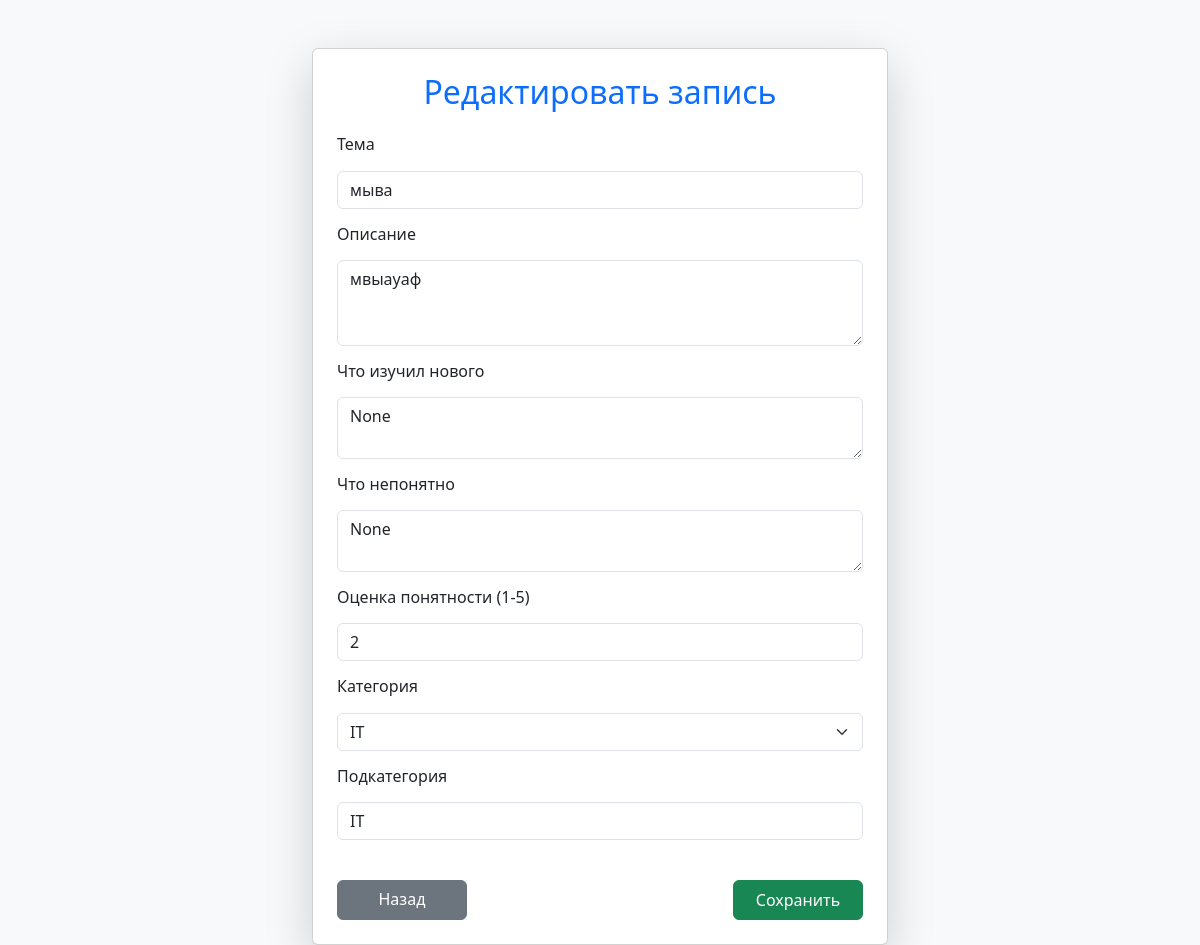
/note/4/edit/, run on the app's committed database.
### notes/models.py (models this page shows, shortened)
class Note(models.Model):
    CATEGORY_CHOICES = [
        ('IT', 'IT'),
        ('Языки', 'Языки'),
    ]
    SUBCATEGORY_CHOICES = [
        ('Веб-разработка', 'Веб-разработка'),
        ('Компьютерная безопасность', 'Компьютерная безопасность'),
        ('Компьютерные сети', 'Компьютерные сети'),
        ('Python', 'Python'),
        ('C++', 'C++'),
        ('Английский', 'Английский'),
        ('Корейский', 'Корейский'),
        ('Японский', 'Японский')
    ]
    title = models.CharField(max_length=255, verbose_name='Тема')
    category = models.CharField(max_length=20, choices=CATEGORY_CHOICES, verbose_name='Категория')
    subcategory = models.CharField(max_length=50, choices=SUBCATEGORY_CHOICES, verbose_name='Подкатегория')
    description = models.TextField(verbose_name='Описание')
    understanding = models.IntegerField(choices=[(i, str(i)) for i in range(1, 6)], verbose_name='Понятность')
    what_learned = models.TextField(blank=True, null=True, verbose_name='Что я изучил нового')
    what_not_understood = models.TextField(blank=True, null=True, verbose_name='Что непонятно')

### notes/views.py (the view)
# urls.py: path('note/<int:note_id>/edit/', views.edit_note, name='edit_note'),
def edit_note(request, note_id):
    note = get_object_or_404(Note, id=note_id)
    if request.method == 'POST':
        form = NoteForm(request.POST, instance=note)
        if form.is_valid():
            form.save()
            return redirect('home')
    else:
        form = NoteForm(instance=note)
    return render(request, 'notes/edit_note.html', {'form': form, 'note': note})

### notes/forms.py
class NoteForm(forms.ModelForm):
    class Meta:
        model = Note
        fields = ['title', 'description', 'understanding', 'what_learned', 'what_not_understood', 'category', 'subcategory']
        widgets = {
            'title': forms.TextInput(attrs={'placeholder': 'Введите тему'}),
            'description': forms.Textarea(attrs={'placeholder': 'О чём была тема?', 'rows': 4}),
            'understanding': forms.Select(choices=[(i, str(i)) for i in range(1, 6)]),
            'what_learned': forms.Textarea(attrs={'placeholder': 'Что вы изучили нового?', 'rows': 2}),
            'what_not_understood': forms.Textarea(attrs={'placeholder': 'Что осталось непонятным?', 'rows': 2}),
            'category': forms.Select(choices=[('IT', 'IT'), ('Languages', 'Языки')]),
            'subcategory': forms.TextInput(attrs={'placeholder': 'Подкатегория'}),
        }

### notes/templates/notes/edit_note.html (shortened to what this page needs)
<!DOCTYPE html>
<html lang="ru">
<head>
    <link href="https://cdn.jsdelivr.net/npm/bootstrap@5.3.2/dist/css/bootstrap.min.css" rel="stylesheet">
</head>
<body class="bg-light">
    <div class="container mt-5">
        <div class="card shadow-lg p-4">
            <h2 class="text-center mb-4 text-primary">Редактировать запись</h2>
            <form method="POST">
                <div class="mb-3">
                    <h6><label class="form-label">Тема</label></h6>
                    <input type="text" name="title" class="form-control" value="{{ note.title }}" required>
                </div>
                <div class="mb-3">
                    <h6><label class="form-label">Описание</label></h6>
                    <textarea name="description" class="form-control" rows="3">{{ note.description }}</textarea>
                </div>
                <div class="mb-3">
                    <h6><label class="form-label">Что изучил нового</label></h6>
                    <textarea name="what_learned" class="form-control" rows="2">{{ note.what_learned }}</textarea>
                </div>
                <div class="mb-3">
                    <h6><label class="form-label">Что непонятно</label></h6>
                    <textarea name="what_not_understood" class="form-control" rows="2">{{ note.what_not_understood }}</textarea>
                </div>
                <div class="mb-3">
                    <h6><label class="form-label">Оценка понятности (1-5)</label></h6>
                    <input type="number" name="understanding" class="form-control" min="1" max="5" value="{{ note.understanding }}">
                </div>
                <div class="mb-3">
                    <h6><label class="form-label">Категория</label></h6>
                    <select name="category" class="form-select">
                        <option value="IT" {% if note.category == "IT" %}selected{% endif %}>IT</option>
                    </select>
                </div>
                <div class="mb-3">
                    <h6><label class="form-label">Подкатегория</label></h6>
                    <input type="text" name="subcategory" class="form-control" value="{{ note.subcategory }}">
                </div>
                <br>
                <div class="d-flex justify-content-between">
                    <a href="{% url 'home' %}" class="btn btn-secondary">Назад</a>
                    <button type="submit" class="btn btn-success">Сохранить</button>
                </div>
            </form>
        </div>
    </div>
</body>
</html>

### notes/templates/notes/edit_note.html (style rules this page uses)
.container { max-width: 600px; margin-top: 40px; }
.btn { width: 130px; height: 40px; }

### data on the page
Note: title "мыва", description "мвыауаф", what_learned "None", what_not_understood "None", understanding "2", category "IT", subcategory "IT"
